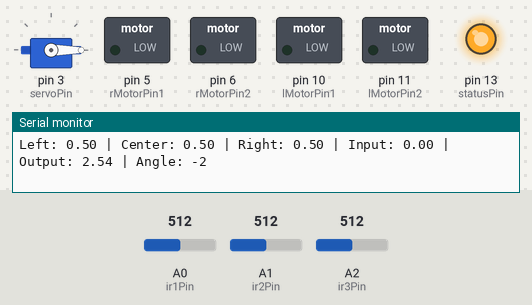
This sketch was run on a simulated Arduino Uno, built with avr-gcc and run on an emulated ATmega328P. Parts: servo, switched loads named in the sketch (green lamp = pin HIGH), output pins drawn as LEDs (lit = HIGH), the last lines printed to the serial monitor. Inputs (shaded band) come from the test bench; at power-on: A2 (ir3Pin) = 512, A0 (ir1Pin) = 512, A1 (ir2Pin) = 512.

Above: at 6.2 s.
6.3 s: A2 (ir3Pin) set to 626
At 7.6 s:
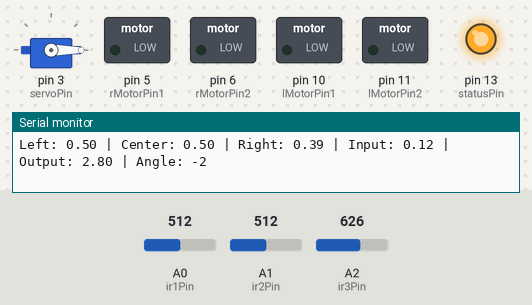
9.3 s: A2 (ir3Pin) set to 647
10.8 s: A0 (ir1Pin) set to 122
At 10.98 s:
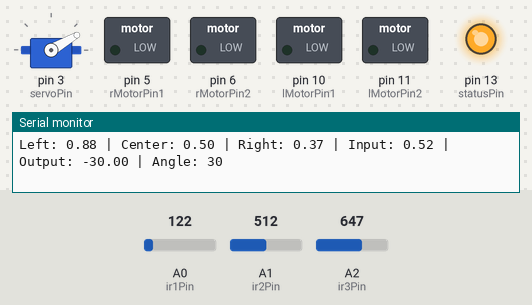
12.5 s: A0 (ir1Pin) set to 636
14.0 s: A0 (ir1Pin) set to 668
Timing chart, 0 to 17.0 s (numbered marks = the images above; inputs shaded):
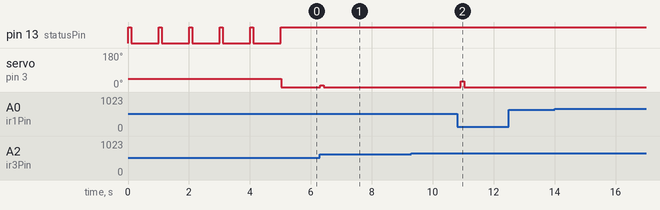

The sketch:

InoCode.ino
```cpp
// Include libraries
#include "Servo.h"
#include "PID_v1.h"

// Pin definitions
#define lMotorPin1 10  // Left motor pins
#define lMotorPin2 11
#define rMotorPin1 5  // Right motor pins
#define rMotorPin2 6
#define servoPin 3 // Servo pin
#define ir1Pin A0 // Line sensor pin 1
#define ir2Pin A1 // Line sensor pin 2
#define ir3Pin A2 // Line sensor pin 2
#define statusPin 13

// Define constants
double servoOffset = 30; //offset for middle position

// Variables
int lMotorSpeed;
int rMotorSpeed;
int servoAngle;
int servoRangeL = -30;
int servoRangeR = 30;
double Setpoint = 1; //target value for line center

//Define Variables we'll be connecting to
double Input, Output;

//Define the aggressive and conservative Tuning Parameters
// double aggKp=4, aggKi=0.2, aggKd=1;
// double consKp=1, consKi=0.05, consKd=0.25;

double Kp=2, Ki=5, Kd=1;
PID myPID(&Input, &Output, &Setpoint, Kp, Ki, Kd, DIRECT);

Servo steeringServo;

float w1 = 1;
float w2 = 0.01;
float w3 = -1;

float ir1Val, ir2Val, ir3Val;

void setup() {

  Serial.begin(9600);

  steeringServo.attach(servoPin);
  // steeringServo.write(90 + servoOffset);

  pinMode(lMotorPin1, OUTPUT);
  pinMode(lMotorPin2, OUTPUT);
  pinMode(rMotorPin1, OUTPUT);
  pinMode(rMotorPin2, OUTPUT);

  pinMode(statusPin, OUTPUT);

  pinMode(ir1Pin, INPUT);
  pinMode(ir2Pin, INPUT);
  pinMode(ir3Pin, INPUT);

  myPID.SetMode(AUTOMATIC);
  myPID.SetSampleTime(10);
  myPID.SetOutputLimits(-30, 30);

  float delayTime = 5.0;

  bool leftright = false;
  steeringServo.write(20);

  for(int i=0; i< delayTime*10; i++){
    if(i%10 == 0){
      digitalWrite(statusPin, 1);
      leftright!=leftright;
    }else{
      digitalWrite(statusPin, 0);
    }
    steeringServo.write(45);

    delay(100);
  }
}

void loop() {
  digitalWrite(statusPin, 1);

  ir1Val = 1.0-analogRead(ir1Pin)/1024.0;
  ir2Val = 1.0-analogRead(ir2Pin)/1024.0;
  ir3Val = 1.0-analogRead(ir3Pin)/1024.0;

  // Print the sensor values
  Serial.print("Left: ");
  Serial.print(ir1Val);

  Serial.print(" | Center: ");
  Serial.print(ir2Val);

  Serial.print(" | Right: ");
  Serial.print(ir3Val);

  // Determine position using all sensors
  Input = (w1*ir1Val + w2*ir2Val + w3*ir3Val) / 1;
  Serial.print(" | Input: ");
  Serial.print(Input);

  myPID.Compute();  // Calculate new servo angle

  Serial.print(" | Output: ");
  Serial.print(Output);

  servoAngle = 0 - (Output);
  steeringServo.write(servoAngle);
  Serial.print(" | Angle: ");
  Serial.print(servoAngle);


  // Convert angle to motor speeds using some math
  // lMotorSpeed = 200 - servoAngle;
  // rMotorSpeed = 200 + servoAngle;
  lMotorSpeed = 200;
  rMotorSpeed = 200;

  // Drive motors

  // analogWrite(lMotorPin1, 0);
  // analogWrite(lMotorPin2, lMotorSpeed);
  // analogWrite(rMotorPin2, rMotorSpeed);
  // analogWrite(rMotorPin1, 0);

  Serial.println();

  delay(100);
}
```

Measured:
- after the input at 6.3 s, servo on pin 3 (servoPin): 0° → 8° at once, → 0° 0.12 s later
- after the input at 10.8 s, servo on pin 3 (servoPin): 0° → 30° after 0.12 s, → 0° 0.12 s later
- by itself, pin 13 (statusPin): alternates HIGH for 0.10 s and LOW for 0.90 s
